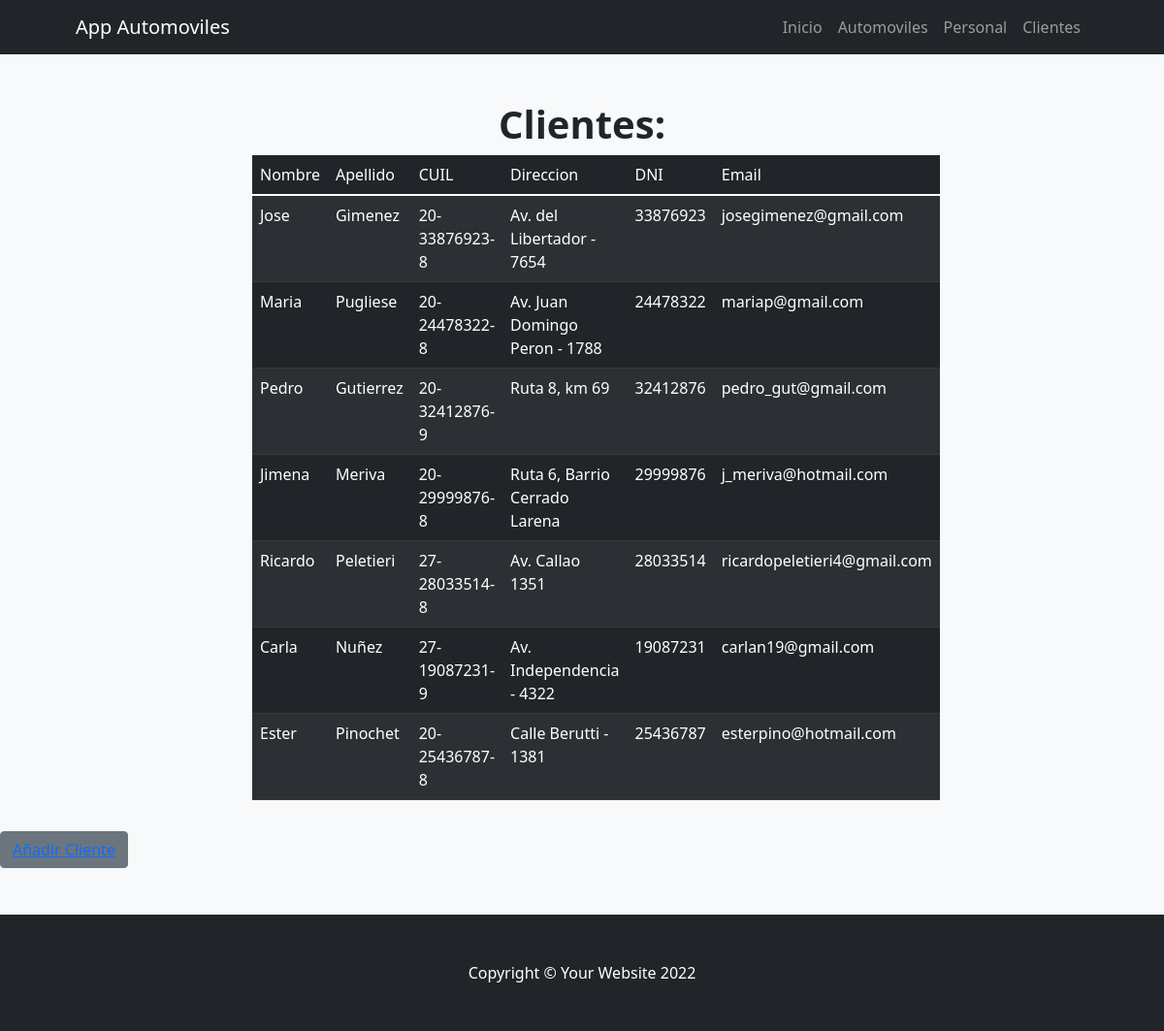
Page /Appautomoviles/cliente/ on the earlier database version.
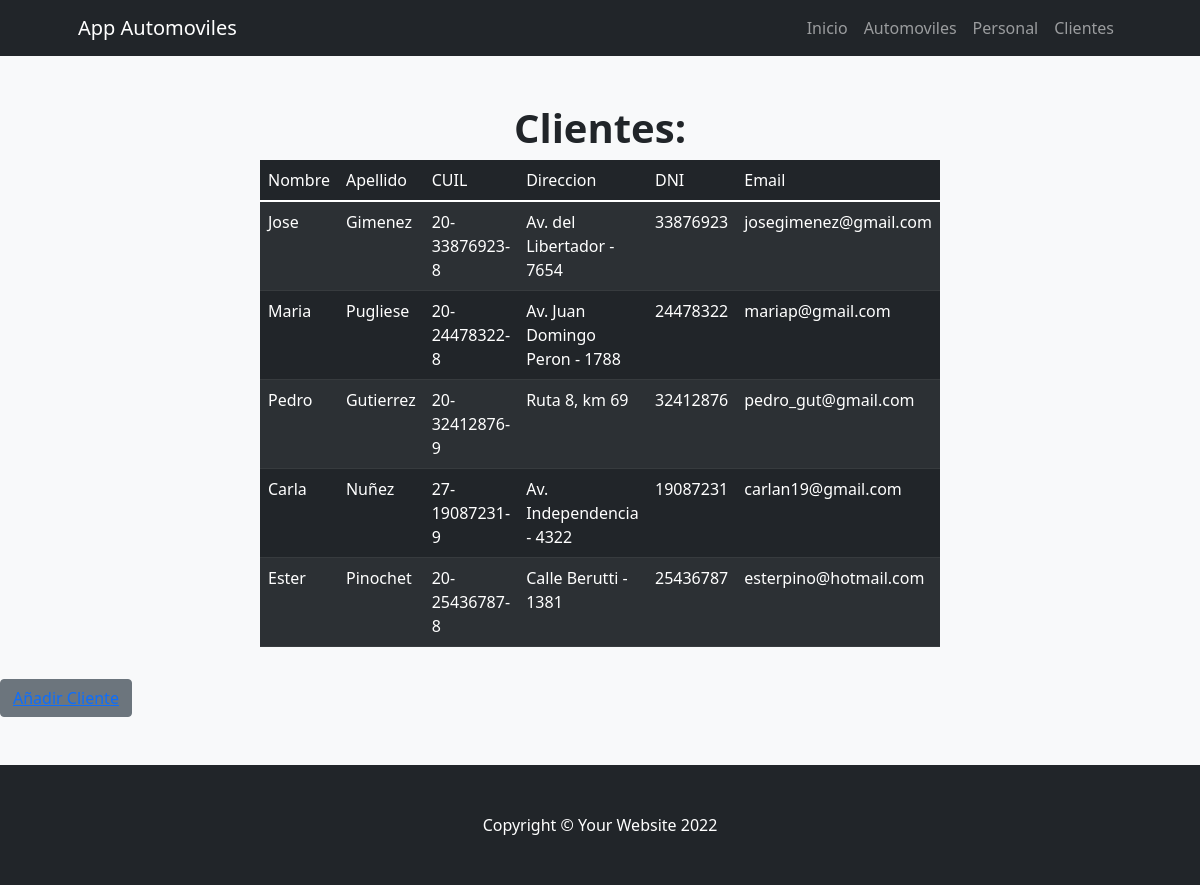
Same page on the later database version.
### Appautomoviles/models.py (models this page shows)
class Cliente(models.Model):
    nombre = models.CharField("Nombre", max_length=30)
    apellido = models.CharField("Apellido", max_length=30)
    cuil = models.CharField("CUIL", max_length=13)
    direccion = models.CharField("Direccion", max_length=50)
    dni = models.CharField("DNI", max_length=8)
    email = models.EmailField(blank=True, null=True)

### Appautomoviles/views.py (the view)
# urls.py: path("cliente/", views.cliente, name="cliente"),
def cliente(request):
    cliente = Cliente.objects.all()
    return render(request, "Appautomoviles/cliente.html", {"cliente": cliente})

### Appautomoviles/templates/Appautomoviles/cliente.html (shortened to what this page needs)
{% extends "Appautomoviles/base.html" %}
{% load static %}
{% block contenidoPagina %}
<section class="bg-light py-5">
    <div class="container px-5">
        <div class="row gx-5 justify-content-center">
            <div class="col-lg-8">
                <h1 class="text-center"><b>Clientes:</b></h1>
                    <table class="table table-dark table-striped">
                        <thead>
                            <td>Nombre</td>
                            <td>Apellido</td>
                            <td>CUIL</td>
                            <td>Direccion</td>
                            <td>DNI</td>
                            <td>Email</td>
                        </thead>
                        {% for client in cliente %}
                        <tr>
                            <td> {{client.nombre}} </td>
                            <td> {{client.apellido}} </td>
                            <td> {{client.cuil}} </td>
                            <td> {{client.direccion}} </td>
                            <td> {{client.dni}} </td>
                            <td> {{client.email}} </td>
                        </tr>
                        {% endfor %}
                    </table>
            </div>
        </div>
    </div>
    <button class=" mt-3 btn btn-secondary ms-7"><a href="{%url 'formulario_cliente'%}">Añadir Cliente</a></button>
</section>
{% endblock %}

Differences in the rows shown:
removed Cliente: nombre "Jimena", apellido "Meriva", cuil "20-29999876-8", direccion "Ruta 6, Barrio Cerrado Larena", dni "29999876", email "j_meriva@hotmail.com"
removed Cliente: nombre "Ricardo", apellido "Peletieri", cuil "27-28033514-8", direccion "Av. Callao 1351", dni "28033514", email "ricardopeletieri4@gmail.com"
